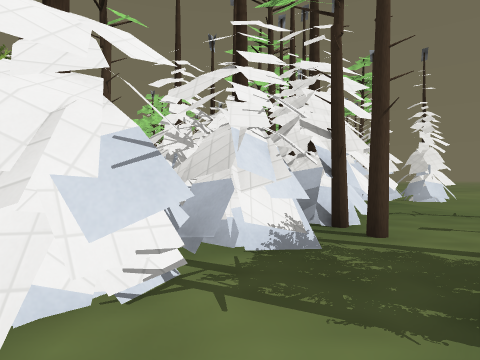
[1] (above)

24 first-person views from a walk through a 3-D level made in the Godot game engine. The camera is 1.3 m above the floor, looks level and sees 75° across. The floor is counted in squares, 2 m on a side. Each view is taken from the middle of a square. On the plan, view 1 faces up. The plan holds only what a view shows up to about 10 squares ahead; the rest is blank. The place goes on beyond the plan. Some surface patterns are stand-ins.

[2]
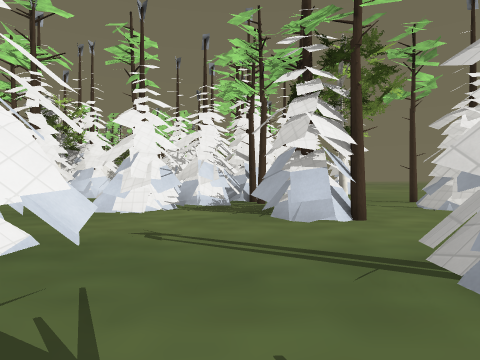

[3]
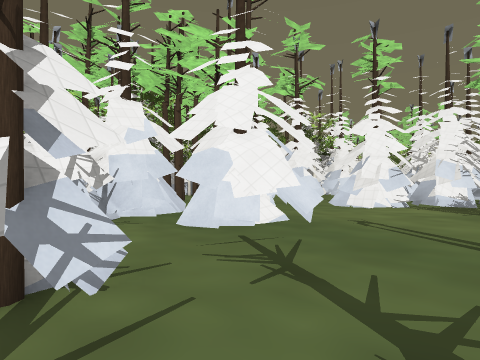

[4]
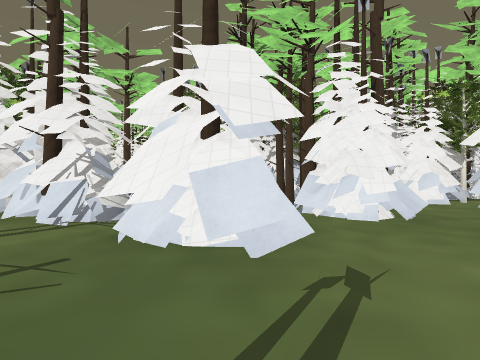

[5]
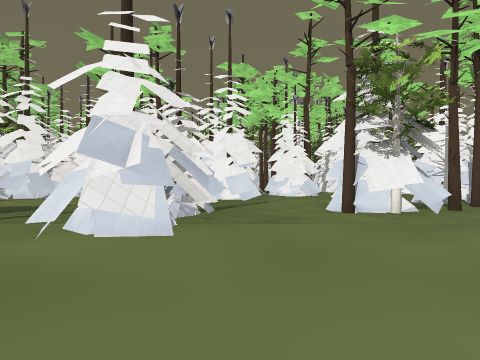

[6]
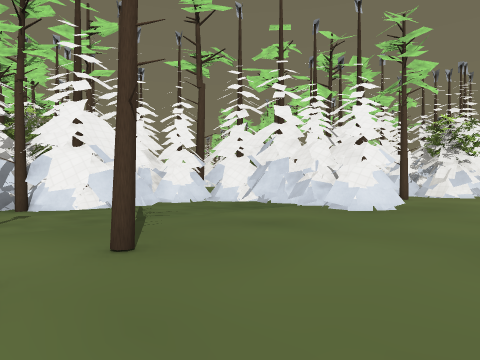

[7]
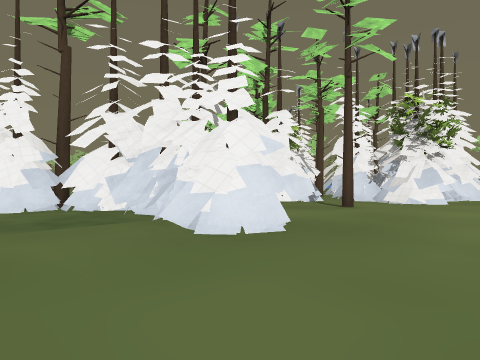

[8]
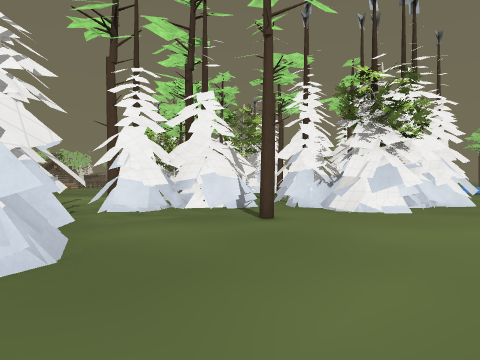

[9]
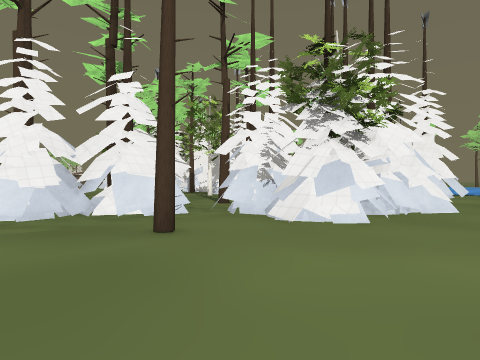

[10]
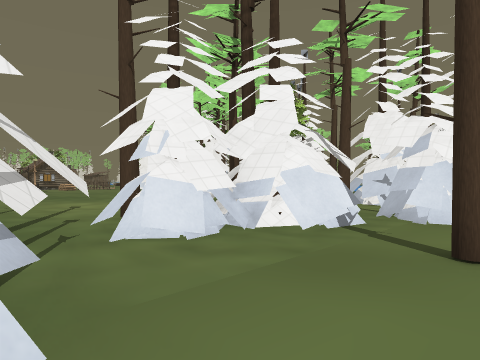

[11]
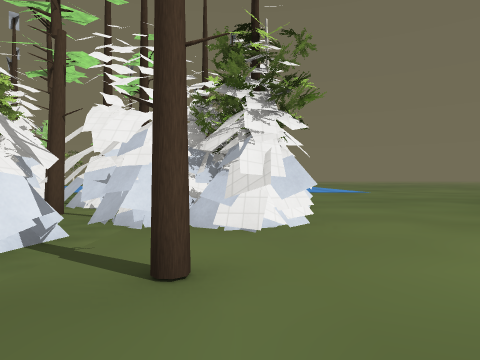

[12]
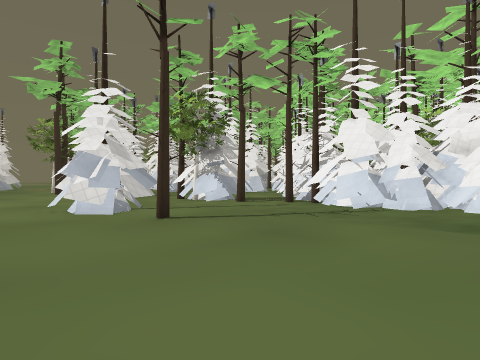

[13]
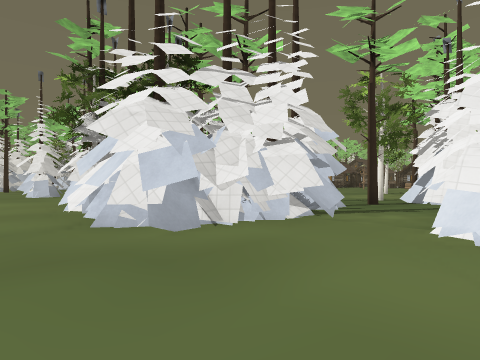

[14]
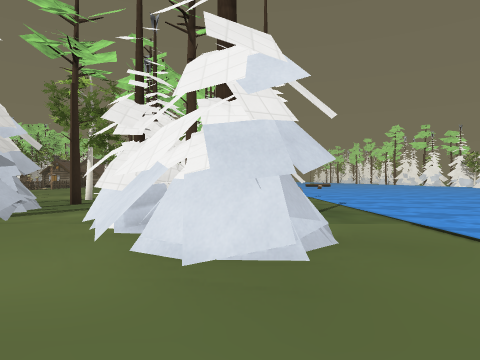

[15]
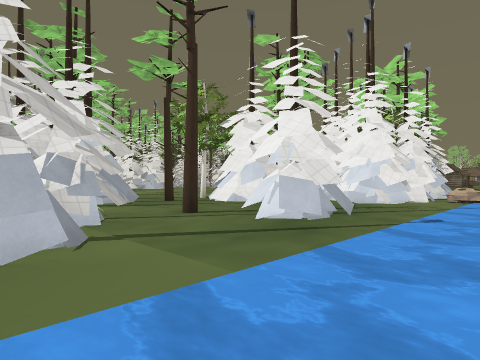

[16]
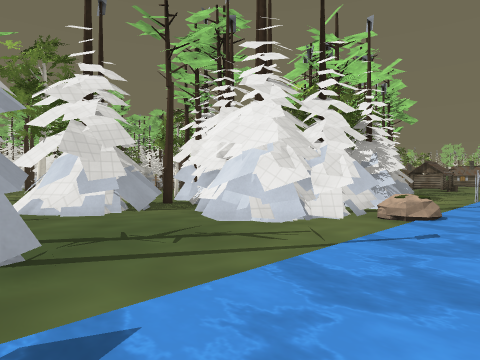

[17]
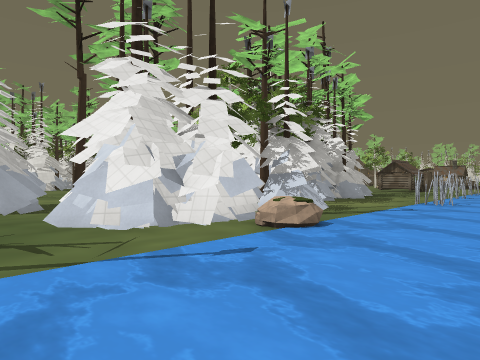

[18]
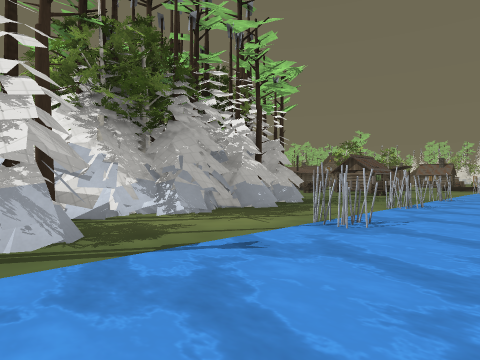

[19]
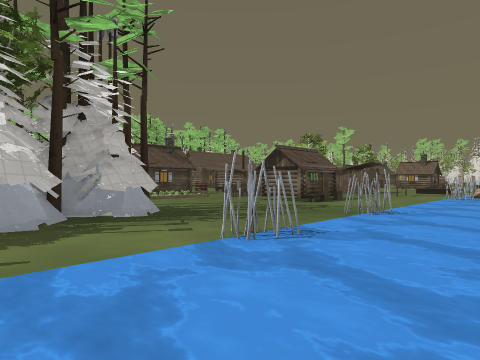

[20]
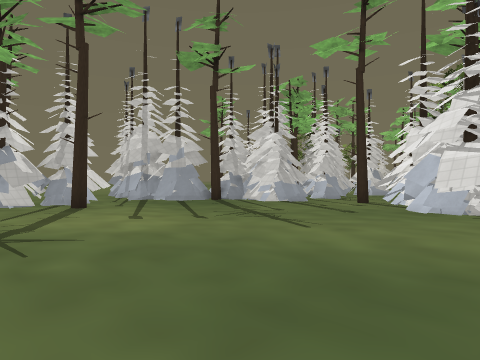

[21]
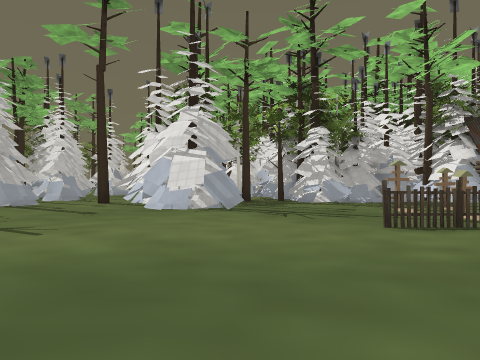

[22]
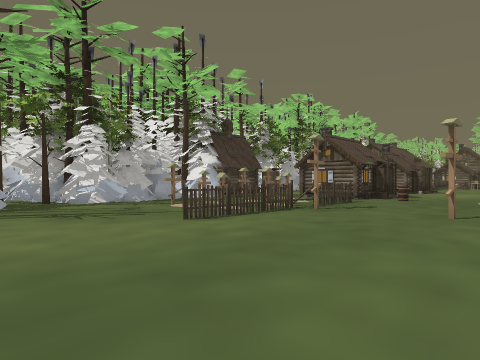

[23]
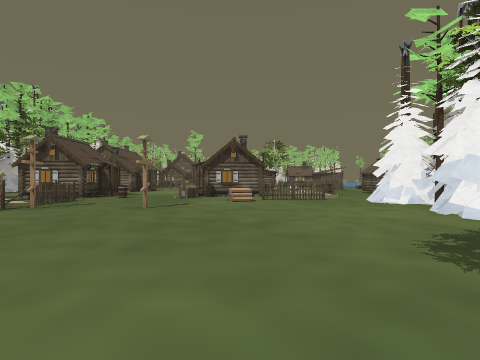

[24]
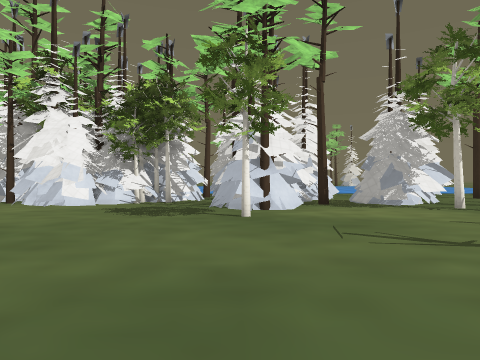

### Floor plan
Key: @ floor where view 1 was taken; # wall or solid block; x gap in a wall; . floor; = window, fence, low wall or low ledge; ~ water the walk can cross; ≈ water the walk keeps out of; ^ raised ledge; T pine tree; H thing the floor can be seen under or through; R rock; P plank; F fence; E tree; B barrel; O other object.
Columns run from 23 left of view 1 to 9 right of it. Each row starts with its distance up from view 1.
 30         ~~~~~~~~~~~~~~~~~~~
 29   ~~~~~~~~~~~~~~~~~~~~~~~~~~~~
 28 ≈~~~~~≈~~≈.~~≈~~~~R~~~~~~~~~~~
 27  .....#..##.......##...........
 26    .............#####...##..##..
 25   P##......####.T   #...##..##...
 24     #....T#######   #....Tx###...
 23      ....TO#  ###  ####....##....
 22       .. ###############.........
 21         .#####.. TTT.##.T..###...
 20         .........#T......######..
 19          ................######..
 18          .............  ..T  ##..
 17         =............    ..HH##..
 16         .............   T.HHH#...
 15         ...#.............THH.....
 14       ..................T##..T...
 13       BB.................HH......
 12         FFFFFFF..........HHH.....
 11          ................####....
 10          #..............######...
  9           #x#...###.....T#^......
  8           ...... ###..####.......
  7         O##.###..  #T.####.......
  6           ### TET    #####.......
  5               ###     ####.......
  4                       ##TT...T...
  3                       ##.....#...
  2                     ###..T#..##.
  1                    ##....##.....
  0                    ##..@.#T.....
 -1                    T............
 -2                    #  #..........
 -3                    ####...###...
 -4                    ##.....  #..
 -5                    #T.......x.
 -6                    ##  T....

Positions as (right, up) in squares from view 1, and headings:
1: (0, 0), facing up
2: (1, -5), facing up
3: (2, -6), facing up-left
4: (2, -2), facing left
5: (9, -2), facing left
6: (9, 3), facing up-left
7: (9, 7), facing up-left
8: (9, 10), facing up-left
9: (9, 12), facing up-left
10: (6, 11), facing up-left
11: (6, 12), facing up
12: (9, 9), facing down-left
13: (9, 24), facing down-left
14: (9, 25), facing left
15: (6, 29), facing down-left
16: (1, 29), facing down-left
17: (-1, 30), facing down-left
18: (-6, 30), facing down-left
19: (-11, 30), facing down-left
20: (-7, 16), facing down-right
21: (-7, 16), facing down
22: (-6, 16), facing down-left
23: (-5, 17), facing left
24: (-6, 13), facing up
